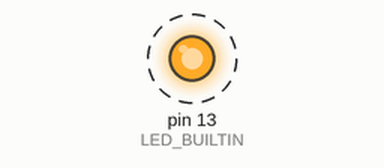
Simulated run of this sketch. Board: Arduino Uno, built with avr-gcc and run on an emulated ATmega328P. Parts: output pins drawn as LEDs (lit = HIGH). Dashed ring = blinking. What the sketch prints to the serial monitor is not drawn.

Above: at 0.5 s.
Timing chart, 0 to 4.6 s (numbered marks = the images above):
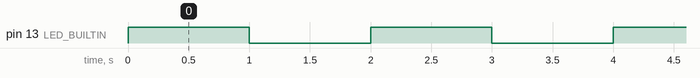

Measured:
- by itself, pin 13 (LED_BUILTIN): alternates HIGH for 1.0 s and LOW for 1.0 s

The sketch:

MyBlink.ino
```cpp
#ifndef BLINK_FREQUENCY
#define BLINK_FREQUENCY 1000
#endif

void print_success() {
  static bool done = false;
  if (!done) {
    Serial.println("Success");
    done = true;
  }
}

void setup() {
  // initialize digital pin LED_BUILTIN as an output.
  pinMode(LED_BUILTIN, OUTPUT);
  Serial.begin(9600);
}

void loop() {
  digitalWrite(LED_BUILTIN, HIGH);      // turn the LED on (HIGH is the voltage level)
  delay(BLINK_FREQUENCY);               // wait for a BLINK_FREQUENCY ms
  digitalWrite(LED_BUILTIN, LOW);       // turn the LED off by making the voltage LOW
  delay(BLINK_FREQUENCY);               // wait for a BLINK_FREQUENCY ms
  print_success();
}
```
